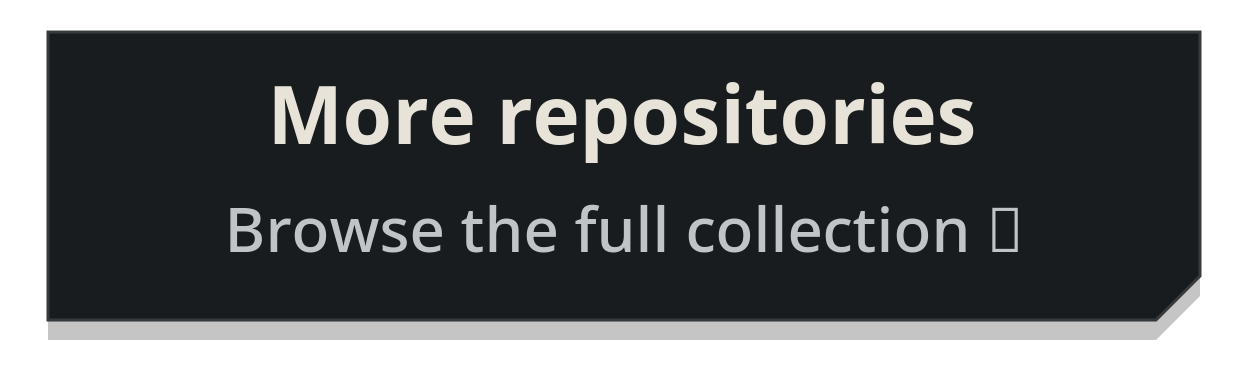
#> input picture assets/archive-dark.png, 1248 x 384 px, given in place of wordmark-dark.png, which was not available
$ python preview.py
#> lines starting #> are read from the running program, lines starting #| are printed output that depends on the picture; pictures that were not available may be replaced by others from this repository, and a replacement may not be noted
from PIL import Image,ImageDraw,ImageFont
from pathlib import Path
R=Path(__file__).resolve().parents[1];A=R/'assets'
W=900
for mode in ('dark','light'):
    bg=(12,16,20) if mode=='dark' else (253,253,251)
    fg=(223,223,218) if mode=='dark' else (45,50,54)
    # collect section rows with logical (browser CSS pixel) sizes, retain HANCORE's exact visual margins.
    rows=[('wordmark',220,88,14),('bio-wide',744,76,30),('label-main',248,28,27),
        ('FEATURES',744,358,5),('INFOS',744,108,0),('SMALL',744,92,0),
        ('label-gallery',248,28,28),('GALLERY1',744,270,11),('GALLERY2',744,306,0),('connected-archive',248,92,4),('closing',248,61,21)]
    # gallery 2: original connected art render 612 high =306px
    H=60+sum(r[2]+r[3] for r in rows)+210
    out=Image.new('RGB',(W,H),bg)
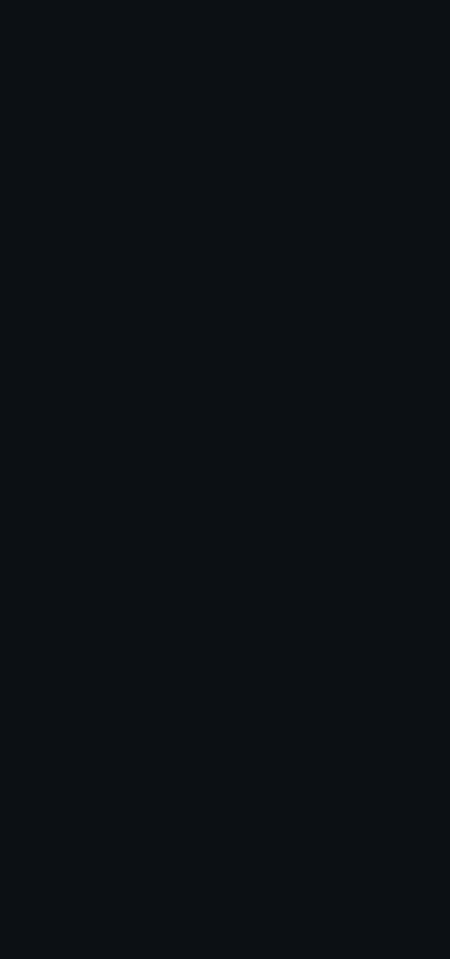
#> out: PIL image 900x1917 RGB (shown at 1/2 size); mean R, G, B 12, 16, 20
    d=ImageDraw.Draw(out)
    font=ImageFont.truetype('/usr/share/fonts/truetype/dejavu/DejaVuSans.ttf',15)
    y=28
    def paste_img(name,x,y,w,h):
#> called with name = 'wordmark', x = 340, y = 42, w = 220, h = 88
        im=Image.open(A/f'{name}-{mode}.png').convert('RGBA')
#> im is the input picture: PIL image 1248x384 RGBA; mean R, G, B, A 29.2, 31.1, 32.2, 180.9
        im=im.resize((w,h),Image.Resampling.LANCZOS)
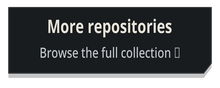
#> im: PIL image 220x88 RGBA; mean R, G, B, A 30.1, 32, 33.1, 180.7; transparent parts drawn white
        out.paste(im,(int(x),int(y)),im)
    for key,w,h,gap in rows:
        y+=gap
        left=(W-w)//2
        if key=='FEATURES':
#> (the run stopped early here; a loop or call above may not have finished)
